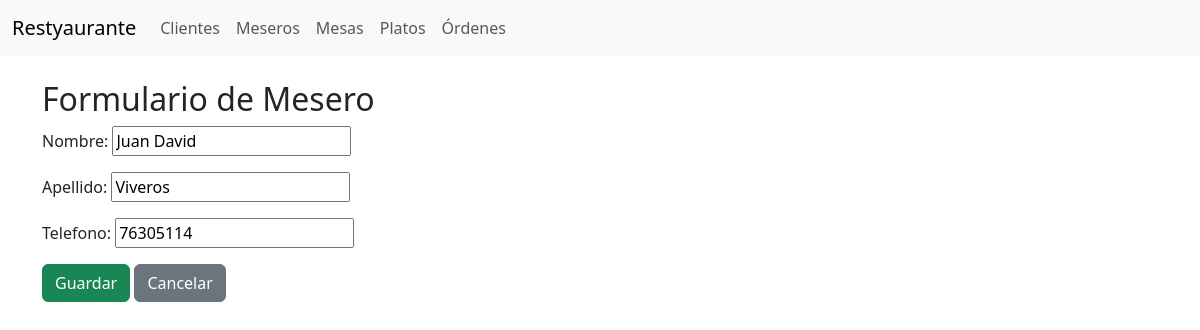
The page /meseros/1/editar/ on the database its author committed.
### restaurante/models/mesero.py (models this page shows, shortened)
class Mesero(models.Model):
    nombre = models.CharField(max_length=100)
    apellido = models.CharField(max_length=100)
    telefono = models.CharField(max_length=20, blank=True)

### restaurante/views/mesero_views.py (the view)
# urls.py: path('meseros/<int:pk>/editar/', views.MeseroUpdateView.as_view(), name='mesero_edit'),
class MeseroUpdateView(UpdateView):
    model = Mesero
    fields = ['nombre', 'apellido', 'telefono']
    template_name = 'restaurante/meseros/form.html'
    success_url = reverse_lazy('mesero_list')

### templates/restaurante/meseros/form.html (shortened to what this page needs)
{% extends 'restaurante/base.html' %}
{% block content %}
<h2>Formulario de Mesero</h2>
<form method="post">
  {{ form.as_p }}
  <button type="submit" class="btn btn-success">Guardar</button>
  <a href="{% url 'mesero_list' %}" class="btn btn-secondary">Cancelar</a>
</form>
{% endblock %}

### rows shown on the page
Mesero: nombre "Juan David", apellido "Viveros", telefono "76305114"
